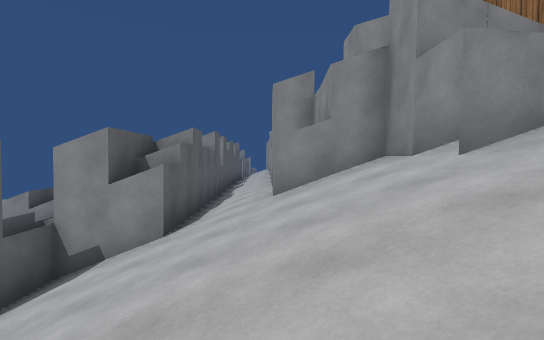
[1] (above)

21 first-person views from a walk through a 3-D level made in the Unity game engine. The camera is 1.4 m above the floor, tilts 2° down and sees 85° across. The floor is counted in squares, 2 m on a side. Each view is taken from the middle of a square. On the plan, view 1 faces up. The plan holds only what a view shows up to about 10 squares ahead; the rest is blank. The place goes on beyond the plan. Surface patterns are stand-ins for the level's own textures.

[2]
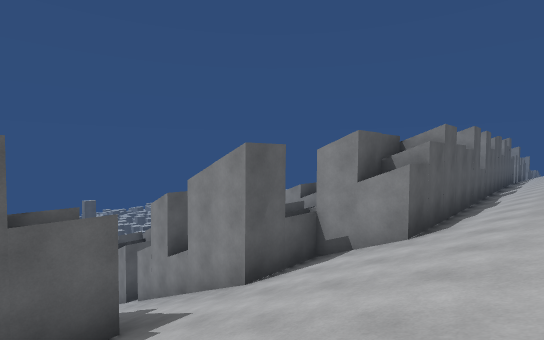

[3]
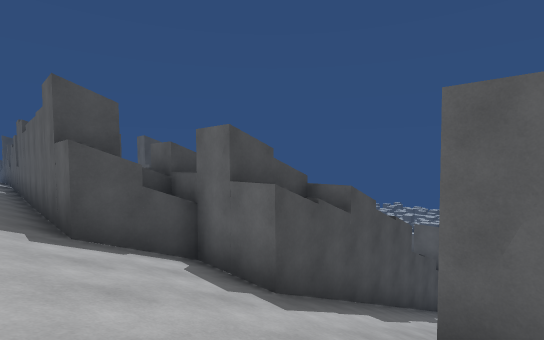

[4]
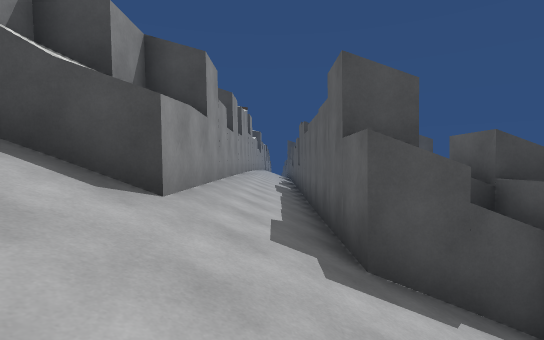

[5]
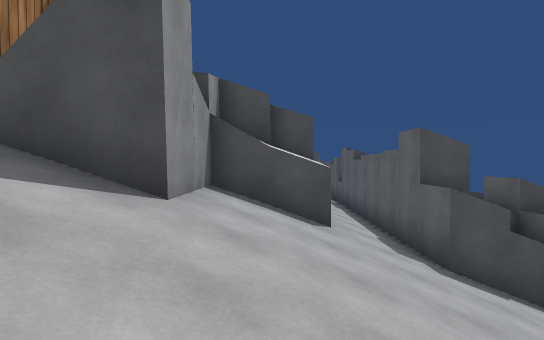

[6]
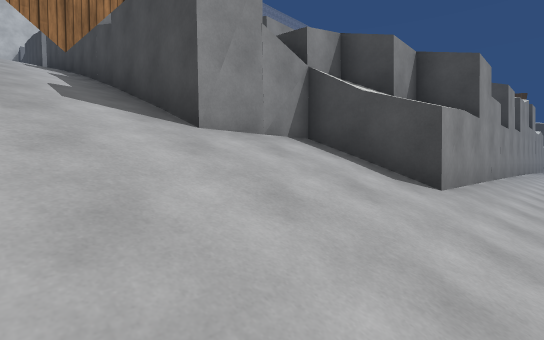

[7]
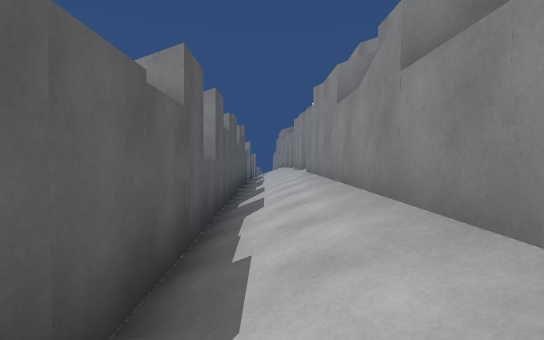

[8]
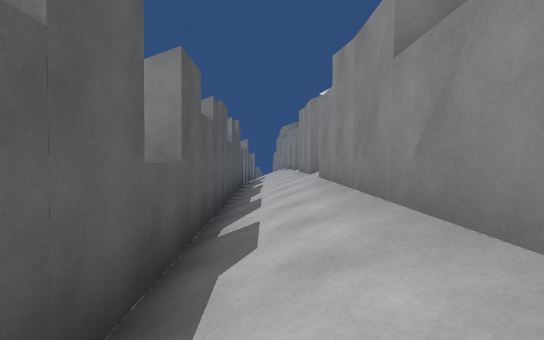

[9]
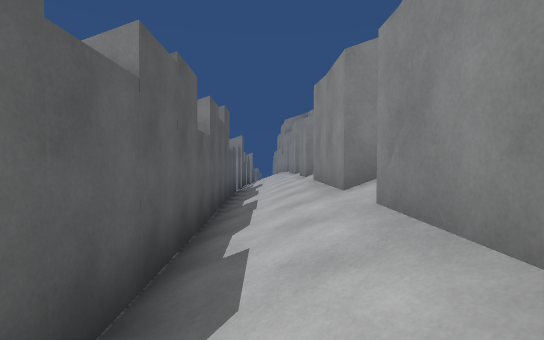

[10]
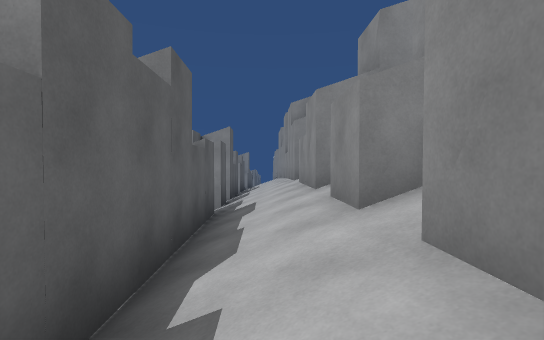

[11]
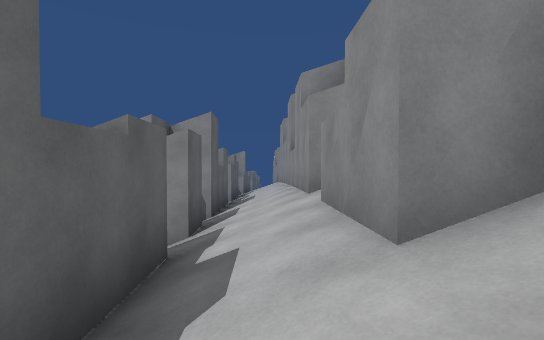

[12]
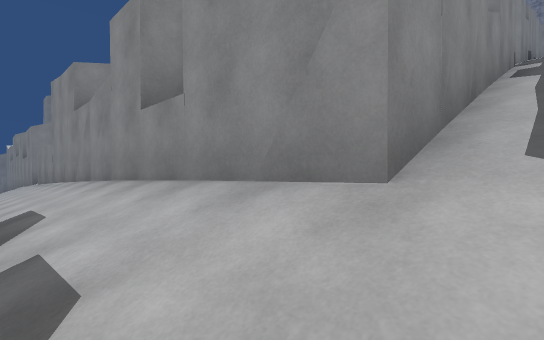

[13]
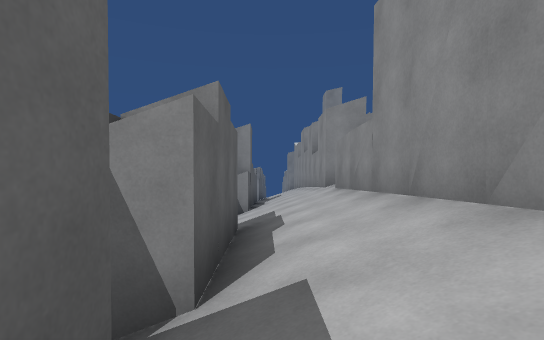

[14]
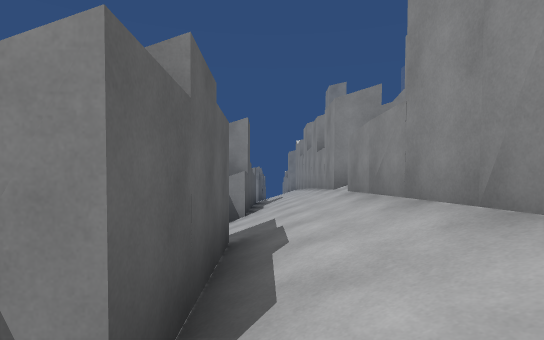

[15]
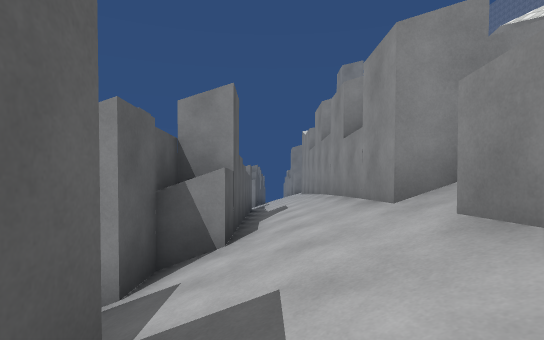

[16]
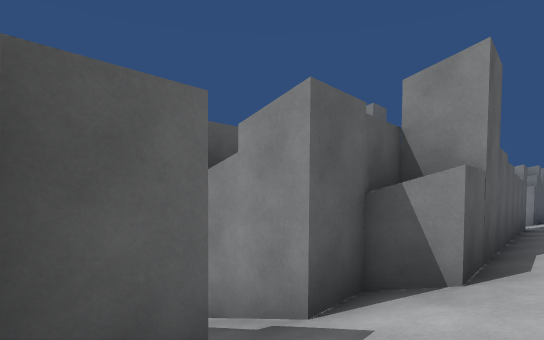

[17]
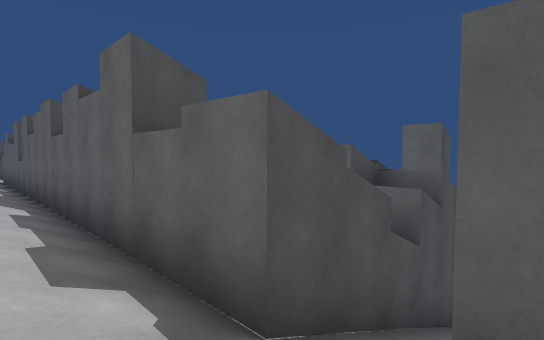

[18]
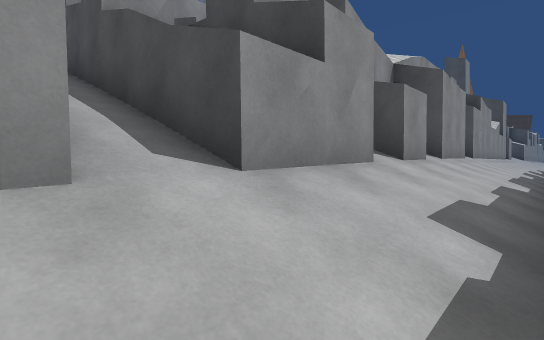

[19]
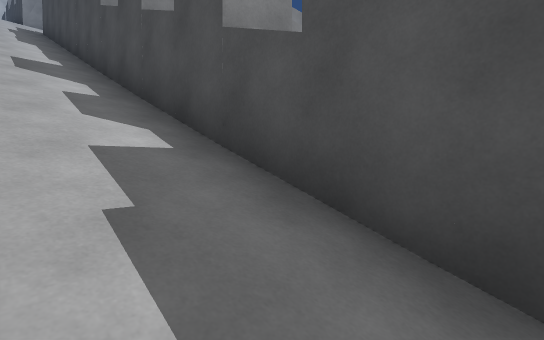

[20]
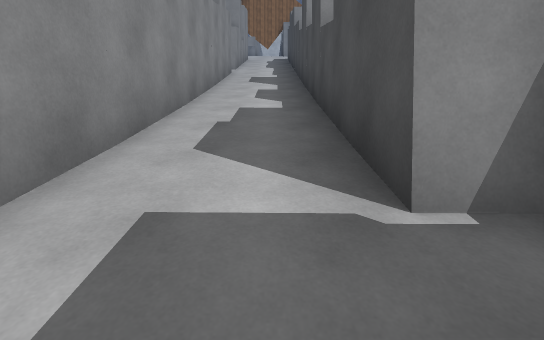

[21]
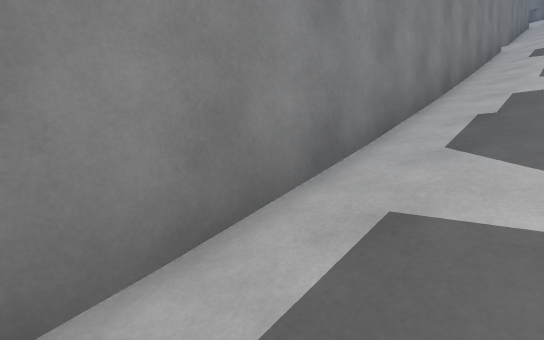

### Floor plan
Key: @ floor where view 1 was taken; # wall or solid block; . floor; / step, stairs or slope; = window, fence, low wall or low ledge.
Columns run from 19 left of view 1 to 4 right of it. Each row starts with its distance up from view 1.
 38                 #/#
 37                ##/##
 36                ##//#
 35                #///#
 34                #///#
 33                ##//#
 32                 #//#
 31                 #//#
 30                 #//#
 29                 #//#
 28                 #//#
 27                 #//#
 26                 #//#
 25                 ///#
 24                 #//#####
 23             ///////////#
 22             #####//#####
 21                 ##/##
 20                  #//
 19                  #/#
 18                  #//
 17                  #/#
 16                  #/#
 15                  #//
 14                  #/#
 13                  #/#
 12                  =/#
 11                  #/#
 10                  #/#
  9                  #/#
  8                  #/#
  7                  #/#
  6                  #/#
  5                ###/###
  4 ############   #/////##
  3 .//////////#####/////=#
  2 ./////////////////////=
  1  /##############/////###
  0  ##            #///@/#
 -1                ###/###
 -2                  #/#
 -3                  #/#
 -4                  #/#
 -5                  #/#
 -6                  #/#
 -7                  #/#

Where each view was taken, in squares from view 1:
view 1: 0 up, 0 right, facing up
view 2: 0 up, 0 right, facing up-left
view 3: 4 up, 1 left, facing down-left
view 4: 2 up, 1 left, facing down
view 5: 4 up, 1 right, facing down
view 6: 3 up, 1 left, facing down-right
view 7: 7 up, 1 left, facing up
view 8: 9 up, 1 left, facing up
view 9: 12 up, 1 left, facing up
view 10: 16 up, 1 left, facing up
view 11: 19 up, 1 left, facing up
view 12: 23 up, 2 left, facing up-right
view 13: 28 up, 2 left, facing up
view 14: 29 up, 2 left, facing up
view 15: 32 up, 2 left, facing up
view 16: 33 up, 2 left, facing up-left
view 17: 24 up, 1 left, facing down-left
view 18: 24 up, 2 left, facing down-right
view 19: 3 up, 17 left, facing down-right
view 20: 2 up, 19 left, facing right
view 21: 2 up, 19 left, facing up-right
